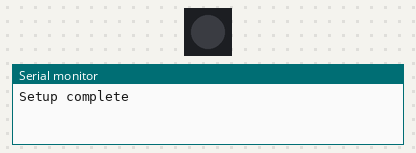
This program was run on a simulated ESP32-S3. On the bench: 1 RGB LEDs in strip order, left to right, the last lines printed to the serial monitor. Dim RGB values are drawn brighter than linear.

Above: at 0.15 s.
At 20.19 s:
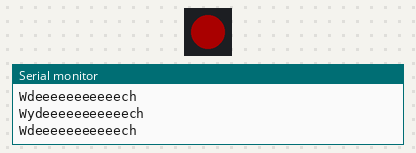
At 38.5 s:
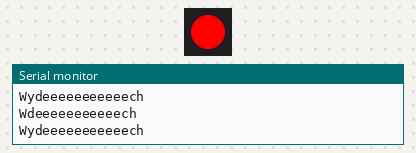
Timing chart, 0 to 40.0 s (numbered marks = the images above):
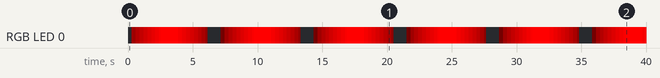

Measured:
- by itself, RGB LED 0: off → RGB(30, 0, 0) at 0.30 s, → RGB(60, 0, 0) 0.30 s later, → RGB(90, 0, 0) 0.30 s later, → RGB(120, 0, 0) 0.30 s later, … (111 changes in this stretch)

The program:

main.cpp
```cpp
#include <Adafruit_NeoPixel.h>

#define PIN        48  // Pin do którego podłączona jest dioda WS2812B
#define NUMPIXELS   1   // Liczba diod LED (zmień w zależności od twojego projektu)

// Adafruit_NeoPixel strip(NUMPIXELS, PIN, NEO_GRB + NEO_KHZ800);
Adafruit_NeoPixel pixels(NUMPIXELS, PIN, NEO_GRB + NEO_KHZ800);

void setup() {
  Serial.begin(115200);    // Inicjalizacja portu szeregowego
  while (!Serial) {
    ; // Czekaj, aż port szeregowy zostanie zainicjalizowany
  }
  // strip.begin();           // Inicjalizacja paska LED
  // strip.show();            // Wyświetlenie domyślnych wartości
  Serial.println("Setup complete");
  pixels.begin();
}
void loop() {
  // Efekt oddychania
  for (int brightness = 0; brightness <= 255; brightness++) {
    pixels.setPixelColor(0, pixels.Color(brightness, 0, 0)); // Czerwony
    pixels.show();
    delay(10);
  }
  delay(1000);
  //kounikat wdeeeeeech
  Serial.println("Wdeeeeeeeeeeech");
  for (int brightness = 255; brightness >= 0; brightness--) {
    pixels.setPixelColor(0, pixels.Color(brightness, 0, 0)); // Czerwony
    pixels.show();
    delay(10);
  }
    //kounikat Wydech
  Serial.println("Wydeeeeeeeeeeech");
  delay(1000);
}
```
